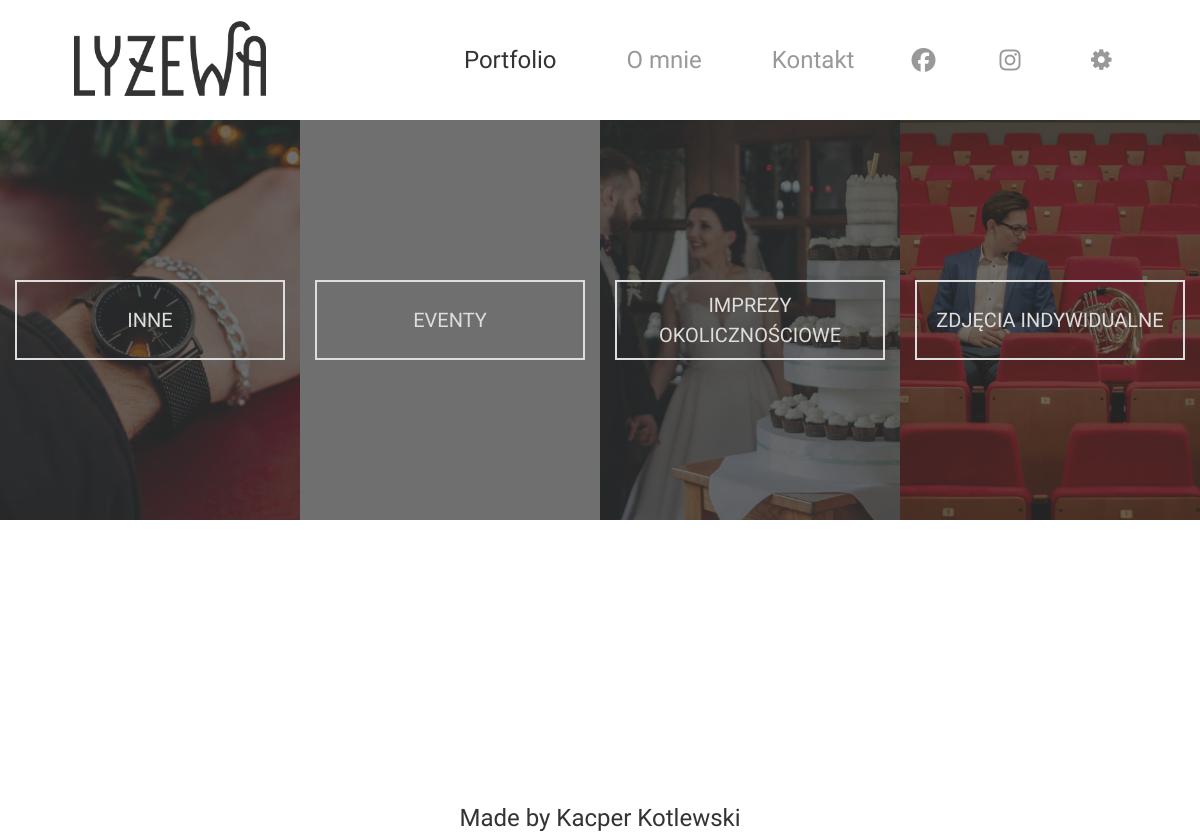
The app's page /portfolio with its own data.
### pages/models.py (models this page shows, shortened)
class MenuTab(models.Model):
    name = models.CharField(max_length=128)
    page = models.ForeignKey(Page, on_delete=models.CASCADE, blank=True, null=True)
    is_external_link = models.BooleanField(default=False)
    external_link = models.CharField(max_length=128, blank=True, null=True)
    display = models.BooleanField(default=True)
    font_awesome_icon = models.CharField(max_length=128, blank=True, null=True)
    show_icon_only = models.BooleanField(default=False)
    is_a_logo = models.BooleanField(default=False)
    image_for_logo = models.ImageField(upload_to="logo", blank=True, null=True)
    is_changing_with_darkmode = models.BooleanField(default=False)
    alternative_darkmode_image_for_logo = models.ImageField(upload_to="logo", blank=True, null=True)
    to_new_tab = models.BooleanField(default=False)
    priority = models.DecimalField(default=0, decimal_places=0, max_digits=9999999)
    is_submenu = models.BooleanField(default=False)
    parent_menu = models.ForeignKey('self', on_delete=models.CASCADE, blank=True, null=True)

### images/models.py (models this page shows, shortened)
class Category(models.Model):
    visible_name = models.CharField(max_length=128, blank=True, null=True)
    friendly_link = models.CharField(max_length=128, unique=True)
    display = models.BooleanField(default=True)
    display_as_category = models.BooleanField(default=True)
    relase_date = models.DateTimeField()
    background_image = models.ImageField(_("background_image"), upload_to="pics/images", blank=True, null=True)

### portfolio/views.py (the view, shortened to what this page needs)
# urls.py: path('', views.Portfolio, name="portfolio"),
def Portfolio(request, category=None, group=None):
    name = "portfolio"
    if category == None:
        ctx = set_navname(name, base_context(request))
        ctx["subcat"] = __getSubactegories(category)
        return render(request, "portfolio.html", ctx)

### agatka/useful.py (called while the page is built)
def base_context(request):
    isDark = request.COOKIES['isDark'] if ('isDark' in request.COOKIES) else False
    menu_tabs = page_models.MenuTab.objects.filter(is_a_logo = False, display = True).order_by('-priority')
    for tab in menu_tabs:
        try:
            tab.link = "/" + tab.page.friendly_link if not tab.is_external_link else tab.external_link
        except:
            tab.link = None
    logos_querry = page_models.MenuTab.objects.filter(is_a_logo = True, display = True)
    Logo = logos_querry[0] if logos_querry.count() > 0 else None
    ctx = {
        "title" : "lyzewa.pl",
        "show_title" : False,
        "id_name" : "",
        "isDark" : isDark,
        "menu_tabs" : menu_tabs,
        "logo" : Logo,
        "settings": None,
        "page": None,
    }
    return ctx

def set_navname(name, ctx):
    ctx["id_name"] = name
    try:
        page = page_models.Page.objects.filter(id_name=name)[0]
        ctx["page"] = page
        ctx["settings"] = page_models.PagesSetting.objects.filter(page=page)[0]
        ctx["title"] = page.title
        ctx["show_title"] = True
    except:
        pass
    return ctx

### portfolio/views.py (called while the page is built)
def __getSubactegories(category=None):
    from images import models as imgMod
    subcatTemp = None
    if category != None:
        cat = imgMod.Category.objects.filter(friendly_link=category, display=True)[0]
        subcatTemp = imgMod.Group.objects.filter(category=cat)
    else:
        subcatTemp = imgMod.Category.objects.filter(display_as_category=True, display=True)
    return list(subcatTemp)

### portfolio/templates/portfolio.html (shortened to what this page needs)
{% extends "base.html" %}
{% block additional_include %}
    {% load static %}
    <link rel="stylesheet" href="{% static 'style/pages/portfolio.css' %}">
{% endblock %}
{% block content %}
    <div id="container">
        <section id="galleries">
            {% for cat in subcat %}
                <article id='gallery' class='photoGalleryMiniature'>
                <div class='image autofill hoverZoom1x5 hoverblur'>
                <div class='imgCanvas'><div class='imgContain'>
                <div class='overlay'>
                <a href='portfolio/{{cat.friendly_link}}'>
                <div class='title'>
                <span>{{cat.visible_name|upper}}</span>
                </div></a></div>
                <div class='picFill' style='background-image: url("{{cat.background_image.url}}");'></div>
                </div></div></div></article>
            {% endfor %}
        </section>
        <section id='imgGallery'>
            <div id="images"></div>
        </section>
    </div>
{% endblock %}

### static_dirs/templates/base.html (shortened to what this page needs)
<!DOCTYPE html>
<html lang="pl">
    <head>
        <link rel="stylesheet" href="https://stackpath.bootstrapcdn.com/bootstrap/4.3.1/css/bootstrap.min.css">
        {% load static %}
        <link rel="stylesheet" href="{% static 'style/main/main.css' %}">
        <link rel="stylesheet" href="{% static 'style/main/imageLib.css' %}">
        <link rel="stylesheet" href="{% static 'style/main/topMenu.css' %}">
        <link rel="stylesheet" href="{% static 'style/main/lightMode.css' %}">
        <link rel="stylesheet" href="{% static 'fontello/css/fontello.css' %}">
        {% block additional_include %}{% endblock %}
</head>
<body class="lightMode">
    <div id="container">
    <div class="lightModeMenu" id="menuBar">
    <a href="/">
                <div id="logo" class="picContain" style="background-image: url('{{logo.image_for_logo.url}}');"></div>
                </a>
                <menu>
                    {% for tab in menu_tabs %}
                        <li><a href="{{tab.link}}" {% if tab.to_new_tab %}target="_blank"{% endif %} {% if tab.page == page %}class='hovered'{% endif %}}>
                            {% if tab.font_awesome_icon != "" %} <i class='fab fa-{{tab.font_awesome_icon}}'></i> {% endif %}
                            {% if not tab.show_icon_only %} {{tab.name}} {% endif %}
                        </a></li>
                    {% endfor %}
                    <div><li id="settings">
                        <i class="icon-cog"></i>
                        </li>
                    </div>
                </menu>
            </div>
            <div id="menuback"></div>
            <div id="main">
                {% block content %}{% endblock %}
                <footer>
                    Made by Kacper Kotlewski
                </footer>
            </div>
        </div>
    </body>
</html>

### static_dirs/style/main/main.css (style rules this page uses)
html, body { width: 100%; height: 100%; margin: 0px; border: none; padding: 0px; overflow: hidden; overflow-y: visible; font-family: 'Exo 2', sans-serif; scrollbar-width: none; }
#container { overflow: hidden; }
#main { position: relative; overflow: hidden; width: 100vw; display: -ms-grid; display: grid; -ms-grid-columns: 1fr; grid-template-columns: 1fr; -ms-grid-rows: minmax(50vh, auto) auto; grid-template-rows: minmax(50vh, auto) auto; -ms-grid-rows: minmax(85vh, auto) auto; grid-template-rows: minmax(85vh, auto) auto; }
#main footer { -ms-grid-row: 2; -ms-grid-row-span: 1; grid-row: 2/3; display: -webkit-box; display: -ms-flexbox; display: flex; -webkit-box-pack: center; -ms-flex-pack: center; justify-content: center; -webkit-box-align: center; -ms-flex-align: center; align-items: center; -webkit-box-orient: vertical; -webkit-box-direction: normal; -ms-flex-direction: column; flex-direction: column; font-size: 1.5em; }
.picFill { width: 100%; height: 100%; background-position: center; background-repeat: no-repeat; background-size: cover; }
.picContain { width: 100%; height: 100%; background-position: center; background-repeat: no-repeat; background-size: contain; }

### static_dirs/style/main/imageLib.css (style rules this page uses)
div.image { position: relative; width: 100%; }
div.image.autofill { height: 100%; }
div.image .imgCanvas { position: absolute; top: 0; left: 0; right: 0; bottom: 0; height: 100%; width: 100%; }
div.image .imgCanvas .imgContain { height: 100%; width: 100%; overflow: hidden; position: relative; top: 0px; bottom: 0px; left: 0px; right: 0px; float: left; display: inline-block; }
div.image .imgCanvas .imgContain .picFill { height: 100%; width: 100%; -webkit-transition: all .5s; transition: all .5s; background-size: cover; }
div.image .imgCanvas .imgContain .picFill:before { content: ""; display: none; height: 100%; width: 100%; position: absolute; top: 0; left: 0; }
div.image .imgCanvas .imgContain .overlay { -webkit-transition: all .5s; transition: all .5s; width: 100%; height: 100%; position: absolute; z-index: 7; display: -ms-grid; display: grid; -ms-grid-columns: 1fr; grid-template-columns: 1fr; -ms-grid-rows: 1fr; grid-template-rows: 1fr; }
div.image .imgCanvas .imgContain .overlay a, div.image .imgCanvas .imgContain .overlay div#title { display: inline-block; height: 100%; width: 100%; color: #ddd; text-align: center; text-decoration: none; }

### static_dirs/style/main/topMenu.css (style rules this page uses)
#menuBar { z-index: 10; position: fixed; top: 0px; overflow: hidden; width: 100vw; display: -ms-grid; display: grid; padding-left: 50px; }
#menuBar menu { z-index: 10; padding: 0px; margin: 0px; height: 100%; width: 100%; -ms-flex-line-pack: center; align-content: center; -webkit-box-pack: end; -ms-flex-pack: end; justify-content: flex-end; -webkit-box-align: center; -ms-flex-align: center; align-items: center; }
#menuBar menu li { padding: 0px; padding-right: 25px; padding-left: 25px; margin: 0px; list-style: none; }
#menuBar menu li a, #menuBar menu li i { text-decoration: none; }
#menuBar menu li i { position: relative; display: inline-block; padding: 7px; }
#menuBar div { display: -webkit-box; display: -ms-flexbox; display: flex; -webkit-box-pack: end; -ms-flex-pack: end; justify-content: flex-end; -webkit-box-align: end; -ms-flex-align: end; align-items: flex-end; }
#menuBar div i { display: -webkit-box; display: -ms-flexbox; display: flex; -webkit-box-pack: end; -ms-flex-pack: end; justify-content: flex-end; -webkit-box-align: end; -ms-flex-align: end; align-items: flex-end; }
#logo { margin: 10px 10%; width: 80%; height: 80%; padding: 0px; border-radius: 5%; }
@media (orientation: landscape) and (min-width: 1000px) and (max-width: 2000px) { #menuBar { font-size: 1.5rem; } }
@media (orientation: landscape) and (min-width: 750px) { #menuBar { height: 15vh; -ms-grid-columns: 30vh 1fr 50px; grid-template-columns: 30vh 1fr 50px; } }
@media (orientation: landscape) and (min-width: 750px) { #menuBar menu { display: -webkit-box; display: -ms-flexbox; display: flex; -webkit-box-orient: horizontal; -webkit-box-direction: normal; -ms-flex-direction: row; flex-direction: row; } }
@media (orientation: landscape) and (min-width: 750px) { #menuback { width: 100vw; height: 15vh; } }

### static_dirs/style/main/lightMode.css (style rules this page uses)
.lightMode { color: #333; background-color: white; }
.lightModeMenu { color: #999; background-color: white; }
.lightModeMenu a, .lightModeMenu i, .lightModeMenu div { color: #999; }
.lightModeMenu .hovered { color: #333; }

### records on screen
MenuTab: image_for_logo (picture)
MenuTab: name "Portfolio"
MenuTab: name "O mnie"
MenuTab: name "Kontakt"
Category: visible_name "INNE", background_image (picture)
Category: visible_name "EVENTY"
Category: visible_name "IMPREZY OKOLICZNOŚCIOWE", background_image (picture)
Category: visible_name "ZDJĘCIA INDYWIDUALNE", background_image (picture)
